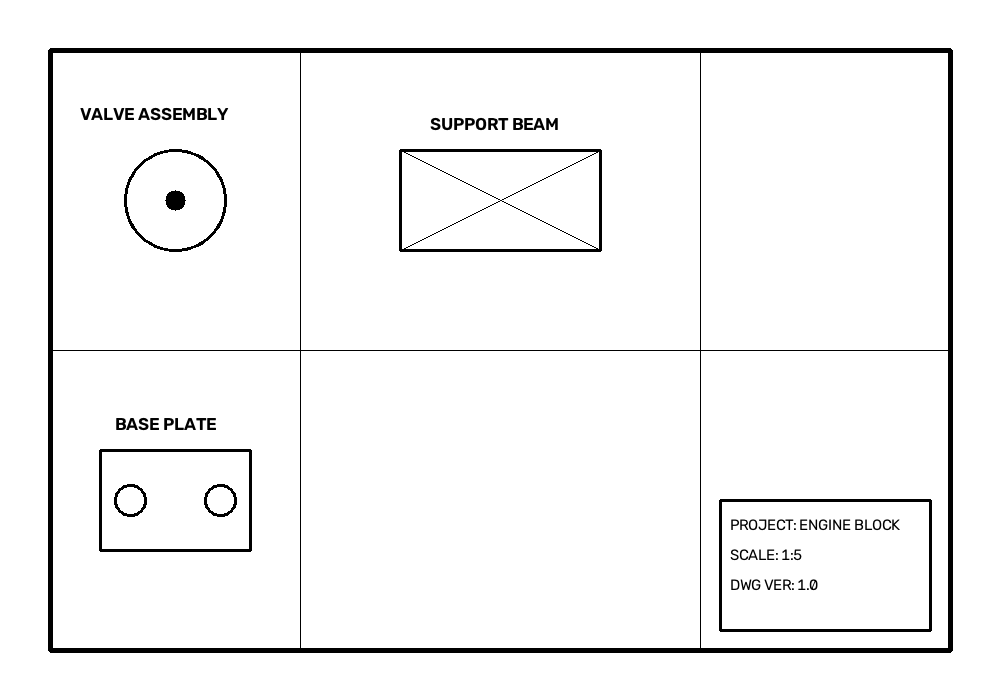
#> input picture backend/samples/drawing_v1.png, 1000 x 700 px
$ python -i compare.py   (imports and definitions only)
#> lines starting #> are read from the running program, lines starting #| are printed output that depends on the picture; after the words box and inside, x2 and y2 are one past the last pixel; in counts of white or black regions, pixels touching at a corner belong together
#> further down, picture is the input picture: shape (700, 1000); min 0, max 255, mean 244.8
import cv2
import numpy as np
from skimage.metrics import structural_similarity as ssim

def locate_text_regions(gray_img: np.ndarray) -> np.ndarray:
    """
    Locates text, dimensions, labels, and text block zones on the drawing sheet
    using morphological gradient density and aspect ratio constraints.
    Returns a binary mask where 255 indicates text zones to ignore.
    """
    h, w = gray_img.shape[:2]
#> h = 700; w = 1000
    text_mask = np.zeros((h, w), dtype=np.uint8)

    # Calculate morphological gradient to extract character strokes
    grad = cv2.morphologyEx(gray_img, cv2.MORPH_GRADIENT, cv2.getStructuringElement(cv2.MORPH_RECT, (3, 3)))
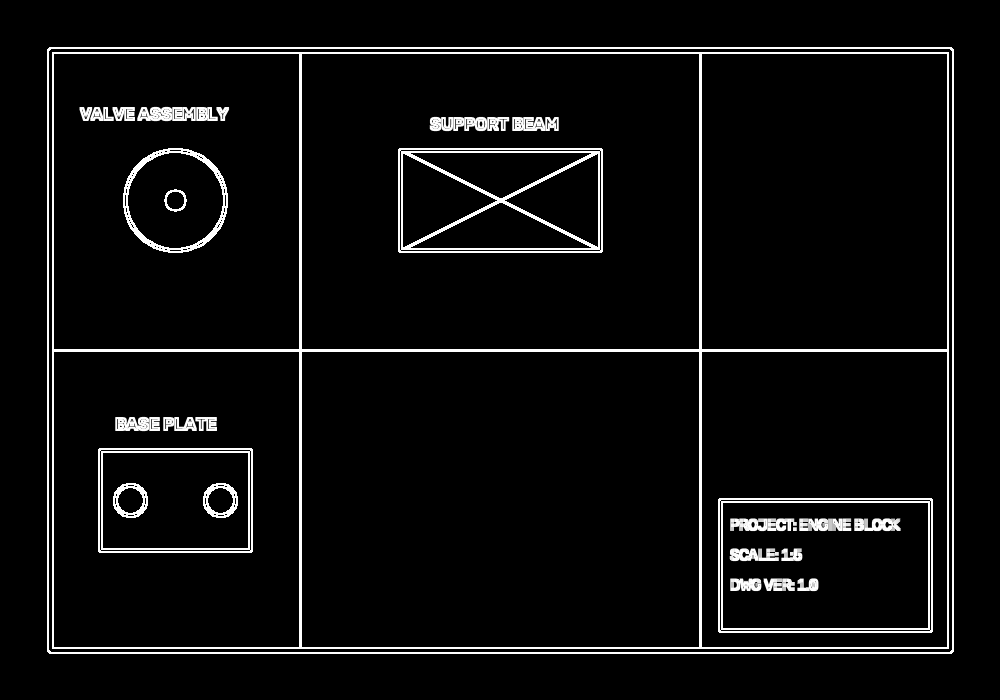
#> grad: shape (700, 1000); min 0, max 255, mean 13.3

    # Threshold gradient
    _, thresh = cv2.threshold(grad, 50, 255, cv2.THRESH_BINARY)
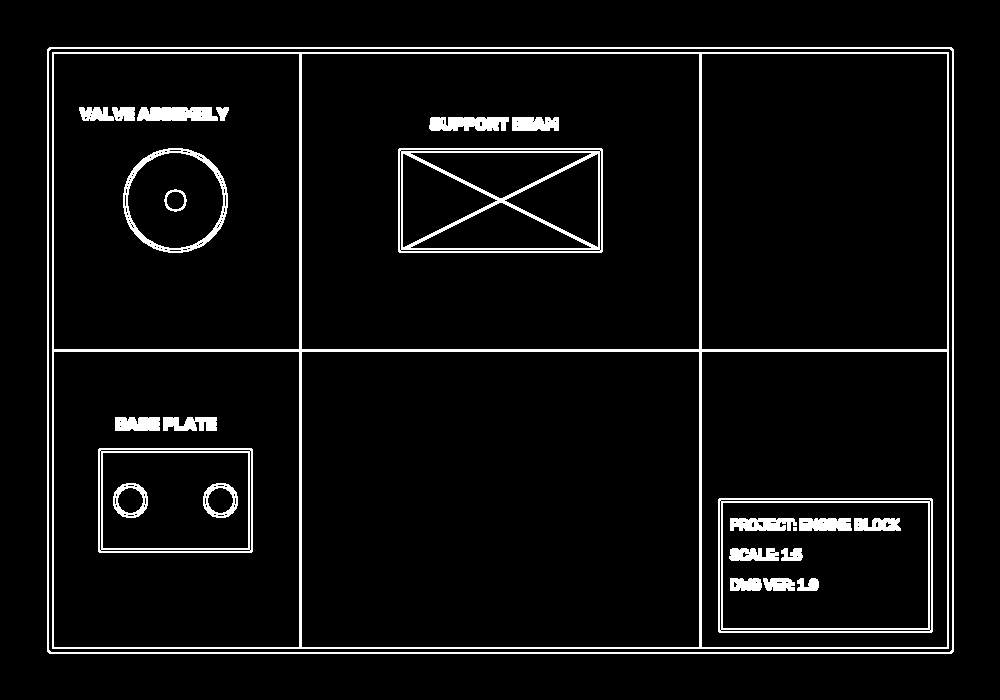
#> thresh: shape (700, 1000); 5.4% white; 25 white regions (1 under 20 px), largest, box (x1, y1, x2, y2) and area: (52, 52, 949, 649) 12179, (47, 47, 954, 654) 6040, (398, 148, 603, 253) 3902

    # Close horizontally to connect characters in words/labels
    kernel_close = cv2.getStructuringElement(cv2.MORPH_RECT, (25, 6))
    closed = cv2.morphologyEx(thresh, cv2.MORPH_CLOSE, kernel_close)
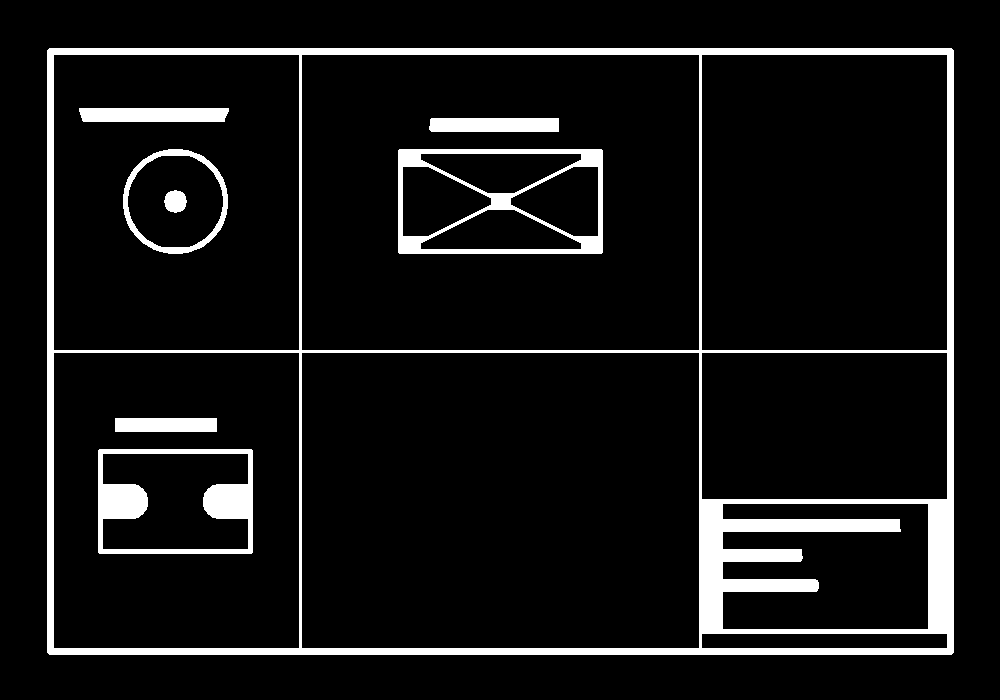
#> closed: shape (700, 1000); 8.2% white; 8 white regions, largest, box (x1, y1, x2, y2) and area: (47, 48, 954, 655) 39229, (398, 149, 603, 254) 5422, (98, 449, 253, 554) 5414

    # Detect contour regions of candidate text zones
    contours, _ = cv2.findContours(closed, cv2.RETR_EXTERNAL, cv2.CHAIN_APPROX_SIMPLE)
#> contours = 1 item

    for cnt in contours:
        cx, cy, cw, ch = cv2.boundingRect(cnt)

        # Filter for typical text height on drawing sheets (7px to 35px)
        if 7 <= ch <= 35 and cw >= 5:
            # Verify average ink density in the region to avoid masking solid lines/blocks
            box_gray = gray_img[cy:cy+ch, cx:cx+cw]
            ink_density = np.mean(box_gray < 220)

            # Text block density typically ranges from 5% to 65% ink
            if 0.05 <= ink_density <= 0.65:
                # Add padding to cover full text height/spacing
                pad_x = 4
                pad_y = 2
                x1 = max(0, cx - pad_x)
                y1 = max(0, cy - pad_y)
                x2 = min(w, cx + cw + pad_x)
                y2 = min(h, cy + ch + pad_y)
                cv2.rectangle(text_mask, (x1, y1), (x2, y2), 255, -1)
#> this loop made 1 pass
#> (cx, cy, cw, ch) on pass 1: (47, 48, 907, 607)
#> text_mask: shape (700, 1000); every value is 0

    return text_mask

# [90 lines left out: functions detect_differences, estimate_optimal_noise_limit, not called in this run]

>>> import cv2
>>> picture = cv2.imread('../../samples/drawing_v1.png', cv2.IMREAD_GRAYSCALE)
>>> result = locate_text_regions(picture)

$ run again, on backend/samples/drawing_v2.png
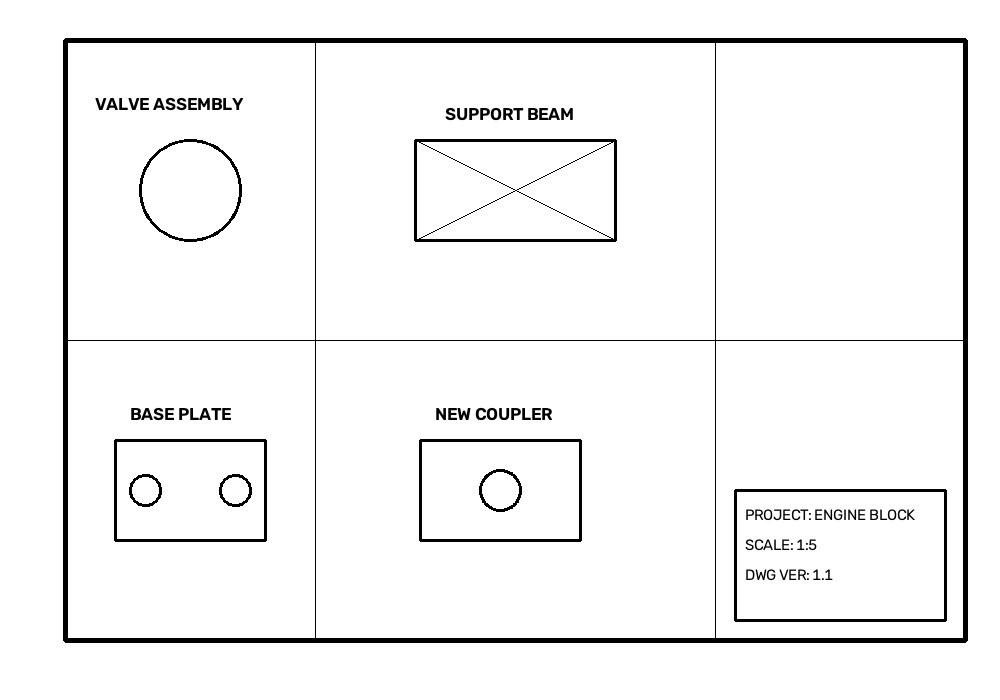
#> input picture backend/samples/drawing_v2.png, 1000 x 700 px
#> picture is the input picture: shape (700, 1000); min 0, max 255, mean 244
#> in locate_text_regions, `_, thresh = cv2.threshold(grad, 50, 255, cv2.THRESH_BINARY)`:
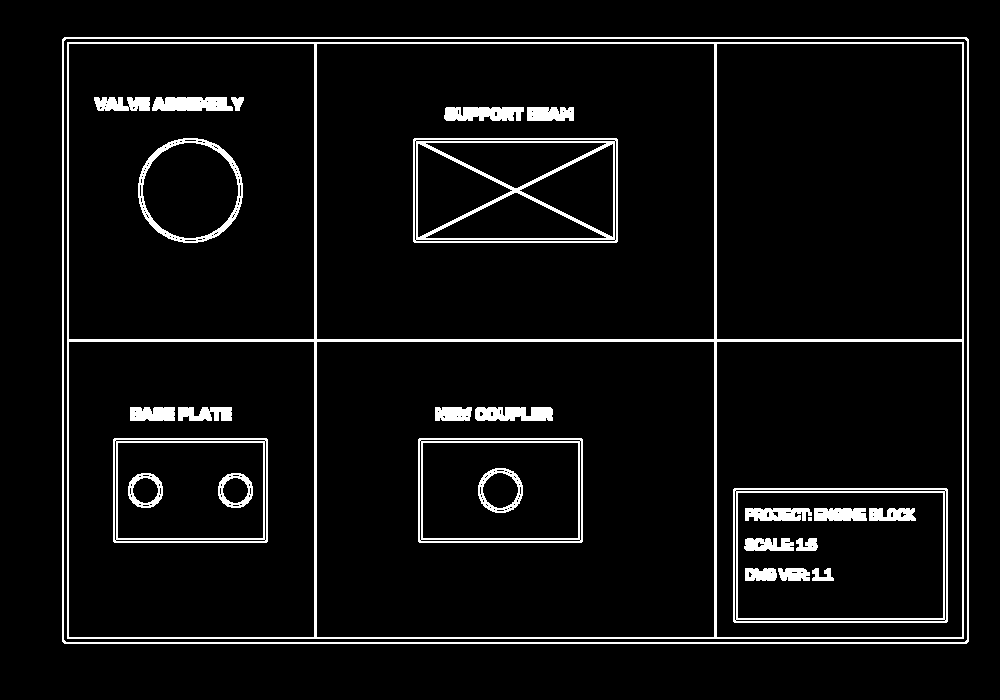
#> thresh: shape (700, 1000); 6% white; 28 white regions (1 under 20 px), largest, box (x1, y1, x2, y2) and area: (67, 42, 964, 639) 12179, (62, 37, 969, 644) 6040, (413, 138, 618, 243) 3902
#> in locate_text_regions, `closed = cv2.morphologyEx(thresh, cv2.MORPH_CLOSE, kernel_close)`:
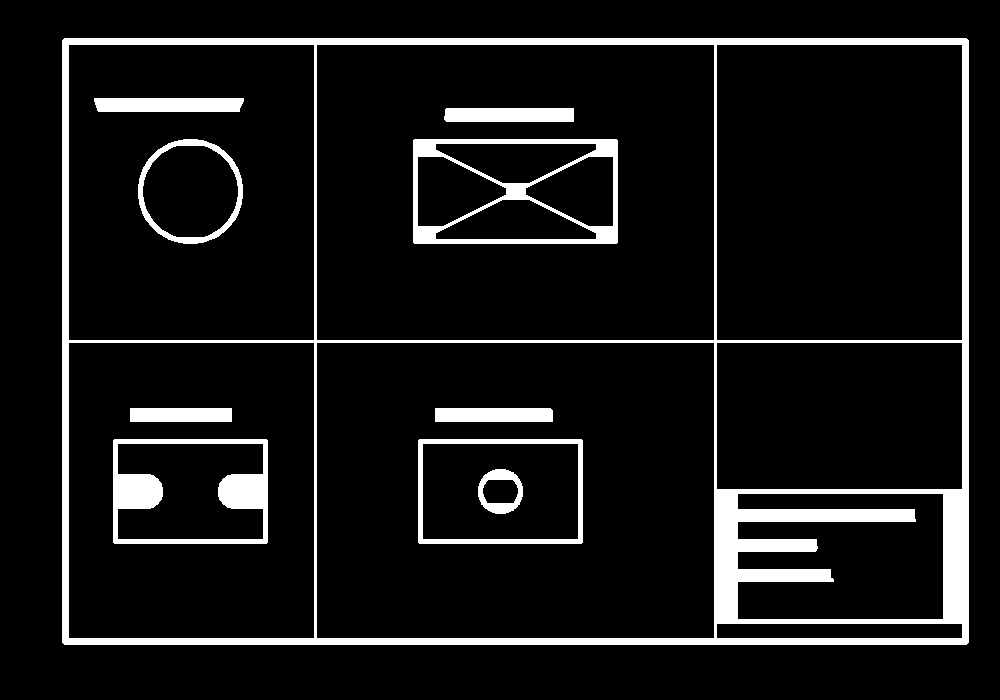
#> closed: shape (700, 1000); 8.9% white; 10 white regions, largest, box (x1, y1, x2, y2) and area: (62, 38, 969, 645) 39210, (413, 139, 618, 244) 5422, (113, 439, 268, 544) 5414
#> contours = 1 item
#> the loop in locate_text_regions, `for cnt in contours:` made 1 pass
#> (cx, cy, cw, ch) on pass 1: (62, 38, 907, 607)
